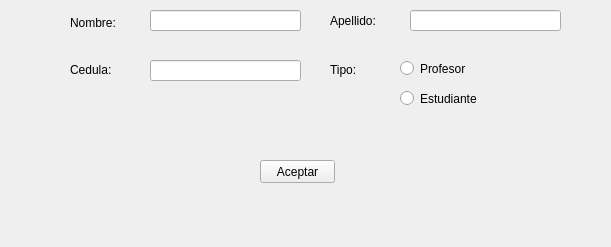
<?xml version="1.0" encoding="UTF-8"?>
<ui version="4.0">
 <class>FormAddUser</class>
 <widget class="QWidget" name="FormAddUser">
  <property name="geometry">
   <rect>
    <x>0</x>
    <y>0</y>
    <width>611</width>
    <height>247</height>
   </rect>
  </property>
  <property name="windowTitle">
   <string>Form</string>
  </property>
  <widget class="QLineEdit" name="leNombre">
   <property name="geometry">
    <rect>
     <x>150</x>
     <y>10</y>
     <width>151</width>
     <height>21</height>
    </rect>
   </property>
  </widget>
  <widget class="QLineEdit" name="leApellido">
   <property name="geometry">
    <rect>
     <x>410</x>
     <y>10</y>
     <width>151</width>
     <height>21</height>
    </rect>
   </property>
  </widget>
  <widget class="QLineEdit" name="leCedula">
   <property name="geometry">
    <rect>
     <x>150</x>
     <y>60</y>
     <width>151</width>
     <height>21</height>
    </rect>
   </property>
  </widget>
  <widget class="QLabel" name="lbNombre">
   <property name="geometry">
    <rect>
     <x>70</x>
     <y>13</y>
     <width>71</width>
     <height>20</height>
    </rect>
   </property>
   <property name="text">
    <string>Nombre:</string>
   </property>
  </widget>
  <widget class="QLabel" name="lbApellido">
   <property name="geometry">
    <rect>
     <x>330</x>
     <y>10</y>
     <width>71</width>
     <height>21</height>
    </rect>
   </property>
   <property name="text">
    <string>Apellido:</string>
   </property>
  </widget>
  <widget class="QLabel" name="lbCedula">
   <property name="geometry">
    <rect>
     <x>70</x>
     <y>60</y>
     <width>71</width>
     <height>20</height>
    </rect>
   </property>
   <property name="text">
    <string>Cedula:</string>
   </property>
  </widget>
  <widget class="QLabel" name="lbTipo">
   <property name="geometry">
    <rect>
     <x>330</x>
     <y>60</y>
     <width>71</width>
     <height>20</height>
    </rect>
   </property>
   <property name="text">
    <string>Tipo:</string>
   </property>
  </widget>
  <widget class="QRadioButton" name="rbProf">
   <property name="geometry">
    <rect>
     <x>400</x>
     <y>60</y>
     <width>93</width>
     <height>17</height>
    </rect>
   </property>
   <property name="text">
    <string>Profesor</string>
   </property>
  </widget>
  <widget class="QRadioButton" name="rbEstu">
   <property name="geometry">
    <rect>
     <x>400</x>
     <y>90</y>
     <width>93</width>
     <height>17</height>
    </rect>
   </property>
   <property name="text">
    <string>Estudiante</string>
   </property>
  </widget>
  <widget class="QPushButton" name="btnAceptar">
   <property name="geometry">
    <rect>
     <x>260</x>
     <y>160</y>
     <width>75</width>
     <height>23</height>
    </rect>
   </property>
   <property name="text">
    <string>Aceptar</string>
   </property>
  </widget>
 </widget>
 <resources/>
 <connections/>
</ui>
